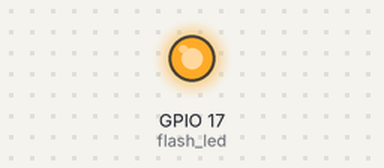
A program run on a simulated Raspberry Pi (BCM pin numbers). On the bench: output pins drawn as LEDs (lit = HIGH). The camera gives no picture and a still takes 0.5 s. At 1.5 s the program stops and its outputs stay as they are.

Above: at 0.1 s.
At 1.6 s:
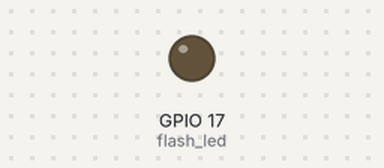
Timing chart, 0 to 3.0 s (numbered marks = the images above):
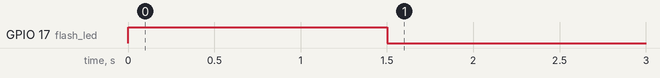

Measured:
- by itself, GPIO 17 (flash_led): LOW → HIGH at 0.00 s, → LOW 1.5 s later

The program:

camera_led.py
```python
import time
from picamera2 import Picamera2, Preview
from gpiozero import LED

cam = Picamera2()
flash_led = LED(17)

config = cam.create_still_configuration(main={"size":(1920, 1080)},
                                        lores={"size":(640, 480)},
                                        display="lores")
cam.configure(config)

cam.start_preview(Preview.QTGL)
cam.start()

flash_led.on()
time.sleep(1) # Give the camera time to adapt to the lighting. Not
              # needed if you set gain/exposure/colour explicitly.

cam.capture_file("test.jpg")
flash_led.off()
cam.stop()
cam.stop_preview()
```
